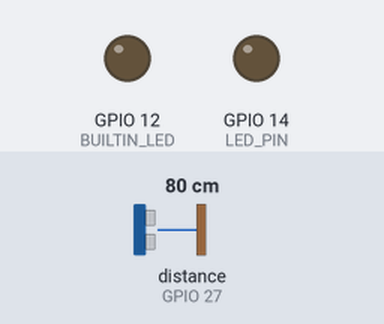
A sketch run on a simulated ESP32. On the bench: output pins drawn as LEDs (lit = HIGH). The test bench sets the inputs (shaded band); at power-on: distance to the obstacle (sensor on GPIO 27) 80 cm. The echo pulse lasts 58.3 µs per cm; WiFi joins after 1.5 s; servers stay silent unless stated; random numbers use the default seed unless the sketch sets one; no MQTT or app messages arrive unless stated; pins used as bus, display or sensor lines are not drawn; what the sketch prints to the serial monitor is not drawn.

Above: at 1.6 s.
Timing chart, 0 to 6.2 s (numbered marks = the images above):
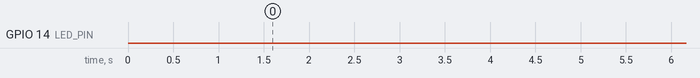

Measured:
- by itself, GPIO 14 (LED_PIN): LOW → HIGH at 11.6 s, → LOW 0.80 s later, → HIGH 0.40 s later, → LOW 0.40 s later, … (21 changes in this stretch)
- by itself, everything shown: repeats every 2.0 s, in 4 steps

The sketch:

esp.ino
```cpp
#include "Scheduler.h"
#include "AlarmTask.h"
#include "MeasurementTask.h"
#include "MainTask.h"
#include "CommTask.h"
#include "MessageSender.h"
#include "WaterMeasurement.h"
#include "Led.h"
#include "Task.h"
#include "config.h"

Scheduler scheduler;

void setup(){
  scheduler.init(SCHEDULER_PERIOD);

  WaterMeasurement* wm = new WaterMeasurement();
  MessageSender* ms = new MessageSender();
  Led* led = new Led(LED_PIN);

  AlarmTask* alarmTask = new AlarmTask(led);
  alarmTask->init(500);
  alarmTask->setActive(false);

  CommTask* commTask = new CommTask(wm, ms);
  commTask->init(5000);
  commTask->setActive(false);

  MeasurementTask* measurementTask = new MeasurementTask(wm, TRIG_PIN, ECHO_PIN);
  measurementTask->init(5000);
  measurementTask->setActive(true);

  MainTask* mainTask = new MainTask(wm, ms, commTask, measurementTask, alarmTask, led);
  mainTask->init(5000);
  mainTask->setActive(true);


  scheduler.addTask(alarmTask);
  scheduler.addTask(measurementTask);
  scheduler.addTask(mainTask);
  scheduler.addTask(commTask);

}

void loop(){
  scheduler.schedule();
}
```

AlarmTask.cpp
```cpp
#include "AlarmTask.h"
#include "Arduino.h"

/* Task for control the blinking of a led */
AlarmTask::AlarmTask(Light* led) {
    this->led = led;
}

void AlarmTask::init(int period) {
    Task::init(period);
    this->blinkState = OFF;
}

void AlarmTask::tick() {
    switch (blinkState) {
        case OFF: {
            led->switchOn();
            this->blinkState = ON;
            break;
        }

        case ON: {
            this->led->switchOff();
            this->blinkState = OFF;
            break;
        }
    }
}

void AlarmTask::setActive(int active) {
    Task::setActive(active);
    if (!active) {
        this->led->switchOff();
    }
}
```

AlarmTask.h
```cpp
#ifndef __ALARMTASK__
#define __ALARMTASK__

#include "Task.h"
#include "Led.h"

class AlarmTask: public Task {

private:
    Light* led;
    enum {ON, OFF} blinkState;

public:
    AlarmTask(Light* led);
    void setActive(int active);
    void init(int period);
    void tick();
};

#endif
```

CommTask.cpp
```cpp
#include "CommTask.h"
#include "Arduino.h"

CommTask::CommTask(WaterMeasurement* wm, MessageSender* ms) {
    this->wm = wm;
    this->ms = ms;
}

void CommTask::init(int period) {
    Task::init(period);

}

void CommTask::tick() {
    char cstr[16];
    itoa(this->wm->getWaterLevel(), cstr, 10);
    this->ms->sendMessage(cstr);
}
```

CommTask.h
```cpp
#ifndef __COMMTASK__
#define __COMMTASK__

#include "Task.h"
#include "WaterMeasurement.h"
#include "MessageSender.h"

class CommTask: public Task {

    private:
        WaterMeasurement* wm;
        MessageSender* ms;

    public:
        CommTask(WaterMeasurement* wm, MessageSender* ms);
        void init(int period);
        void tick();

};

#endif
```

Led.cpp
```cpp
#include "Led.h"
#include "Arduino.h"

Led::Led(int pin){
  this->pin = pin;
  this->active = false;
  pinMode(pin,OUTPUT);
}

void Led::switchOn(){
  digitalWrite(pin,HIGH);
  this->active = true;
}

void Led::switchOff(){
  digitalWrite(pin,LOW);
  this->active = false;
};

bool Led::isActive(){
   return this->active;
}
```

Led.h
```cpp
#ifndef __LED__
#define __LED__

#include "Light.h"

class Led: public Light {

public:
  Led(int pin);
  void switchOn();
  void switchOff();
  bool isActive();
private:
  int pin;
  bool active;
};

#endif
```

Light.h
```cpp
#ifndef __LIGHT__
#define __LIGHT__

class Light {

public:
  virtual void switchOn() = 0;
  virtual void switchOff() = 0;
  virtual bool isActive() = 0;
};

#endif
```

MainTask.cpp
```cpp
#include "MainTask.h"
#include "Arduino.h"

MainTask::MainTask(WaterMeasurement* wm, MessageSender* ms, CommTask* ct, MeasurementTask* mt, AlarmTask* at, Led* led) {
    this->wm = wm;
    this->ms = ms;
    this->ct = ct;
    this->mt = mt;
    this->at = at;
    this->led = led;
}

void MainTask::init(int period) {
    Task::init(period);
    this->externalState = INIT;
}

void MainTask::tick() {
    switch(this->externalState) {
        case(INIT): {
            Serial.println("INIT");
            this->mt->setActive(true);
            this->externalState = NORMAL;
            break;
        }

        case(NORMAL): {
            Serial.println("NORMAL");
            int waterLevel = this->wm->getWaterLevel();

            if (waterLevel >= 400 && waterLevel < 460) {
                this->at->setActive(true);
                this->ct->init(PERIOD_2);
                this->ct->setActive(true);
                this->externalState = PREALARM;
                this->sendStateChangingLevel(waterLevel);
            }
            else if (waterLevel >= 460) {
                this->led->switchOn();
                this->ct->init(PERIOD_1);
                this->ct->setActive(true);
                this->externalState = ALARM;
                this->sendStateChangingLevel(waterLevel);
            }
            break;
        }

        case(PREALARM): {
            Serial.println("PREALARM");
            int waterLevel = this->wm->getWaterLevel();

            if (waterLevel < 400) {
                this->at->setActive(false);
                this->ct->setActive(false);
                this->externalState = NORMAL;
                this->sendStateChangingLevel(waterLevel);
            }
            else if (waterLevel >= 460) {
                this->at->setActive(false);
                this->ct->init(PERIOD_1);
                this->ct->setActive(true);
                this->led->switchOn();
                this->externalState = ALARM;
                this->sendStateChangingLevel(waterLevel);
            }

            break;
        }

        case(ALARM): {
            Serial.println("ALARM");
            int waterLevel = this->wm->getWaterLevel();

            if (waterLevel < 400) {
                this->led->switchOff();
                this->ct->setActive(false);
                this->externalState = NORMAL;
                this->sendStateChangingLevel(waterLevel);
            }
            else if (waterLevel >= 400 && waterLevel < 460) {
                this->at->setActive(true);
                this->ct->init(PERIOD_2);
                this->ct->setActive(true);
                this->led->switchOff();
                this->externalState = PREALARM;
                this->sendStateChangingLevel(waterLevel);
            }
            break;
        }
    }
}

void MainTask::sendStateChangingLevel(int level){
  char cstr[16];
  itoa(level, cstr, 10);
  this->ms->sendMessage(cstr);
}
```

MainTask.h
```cpp
#ifndef __MAINTASK__
#define __MAINTASK__

#include "Task.h"
#include "WaterMeasurement.h"
#include "CommTask.h"
#include "MeasurementTask.h"
#include "AlarmTask.h"
#include "Led.h"


class MainTask: public Task {

    private:
        const int PERIOD_1 = 5000;
        const int PERIOD_2 = 10000;
        WaterMeasurement* wm;
        MessageSender* ms;
        CommTask* ct;
        MeasurementTask* mt;
        Light* led;
        AlarmTask* at;
        void sendStateChangingLevel(int);
        enum {INIT, NORMAL, PREALARM, ALARM} externalState;

    public:
        MainTask(WaterMeasurement* wm, MessageSender* ms, CommTask* ct, MeasurementTask* mt, AlarmTask* at, Led* led);
        void init(int period);
        void tick();

};

#endif
```

MeasurementTask.cpp
```cpp
#include "MeasurementTask.h"


MeasurementTask::MeasurementTask(WaterMeasurement* wm, int trigPin, int echoPin){
    this->sonar = new SonarImpl(echoPin, trigPin);
    this->wm = wm;
}

void MeasurementTask::init(int period){
    Task::init(period);
    this->internalState = INIT;
}

void MeasurementTask::tick() {
    switch(this->internalState) {
        case(INIT): {

            this->internalState = RUNNING;
            break;
        }

        case(RUNNING): {
            this->wm->insertWaterData(this->sonar->readDistance());

            break;
        }
    }
}
```

MeasurementTask.h
```cpp
#ifndef __MEASUREMENTTASK__
#define __MEASUREMENTTASK__

#include "Task.h"
#include "SonarImpl.h"
#include "WaterMeasurement.h"

class MeasurementTask: public Task {

private:
    Sonar* sonar;
    WaterMeasurement* wm;
    enum {INIT, RUNNING} internalState;

public:
    MeasurementTask(WaterMeasurement* wm, int trigPin, int echoPin);
    void init(int period);
    void tick();
};

#endif
```

MessageSender.cpp
```cpp
#include "MessageSender.h"

WiFiClient espClient;

void callback(char* topic, byte* payload, unsigned int length) {
  Serial.print("Message arrived [");
  Serial.print(topic);
  Serial.print("] ");
  for (int i = 0; i < length; i++) {
    Serial.print((char)payload[i]);
  }
  Serial.println();

  if ((char)payload[0] == '1') {
    digitalWrite(BUILTIN_LED, LOW);

  } else {
    digitalWrite(BUILTIN_LED, HIGH);
  }
}

MessageSender::MessageSender() {
  this->mqttClient = new PubSubClient(espClient);
  pinMode(BUILTIN_LED, OUTPUT);
  Serial.begin(115200);
  this->setupWifi();
  this->mqttClient->setServer(MQTT_SERVER, 1883);
  this->reconnect();
}

void MessageSender::setupWifi() {
  delay(10);

  Serial.println();
  Serial.print("Connecting to ");
  Serial.println(SSID);

  WiFi.mode(WIFI_STA);
  WiFi.begin(SSID, PASSWORD);

  while (WiFi.status() != WL_CONNECTED) {
    delay(500);
    Serial.print(".");
  }

  randomSeed(micros());

  Serial.println("");
  Serial.println("WiFi connected");
  Serial.println("IP address: ");
  Serial.println(WiFi.localIP());
}

void MessageSender::reconnect() {
  if (!this->mqttClient->connected()) {
    Serial.print("Attempting MQTT connection...");

    // Create a random client ID
    String clientId = "ESPClient-";
    clientId += String(random(0xffff), HEX);

    // Attempt to connect
    if (this->mqttClient->connect(clientId.c_str())) {
      Serial.println("connected");
    } else {
        Serial.print("failed, rc=");
        Serial.print(this->mqttClient->state());
        Serial.println("try again in 5 seconds");
    }
  }
}

void MessageSender::sendMessage(char* waterLevel) {
    Serial.println(String("STAMPO ") + waterLevel);
    this->reconnect();
    if(this->mqttClient->connected()){
      this->mqttClient->publish(TOPIC, waterLevel);
    } else {
      Serial.println("Non connesso");
    }

}
```

MessageSender.h
```cpp
#ifndef __MESSAGESENDER__
#define __MESSAGESENDER__

#include <WiFi.h>
#include <PubSubClient.h>
#include "Arduino.h"

#define BUILTIN_LED 12

class MessageSender {

    private:
        const char* SSID = "Eros1969";
        const char* PASSWORD = "NMJygjcimBEcjbMF";
        const char* MQTT_SERVER = "79.40.140.154";
        const char* TOPIC = "water_level";
        PubSubClient* mqttClient;

        void setupWifi();
        void reconnect();

    public:
        MessageSender();
        void sendMessage(char* waterLevel);
};


#endif
```

Scheduler.cpp
```cpp
#include "Scheduler.h"
#include <Ticker.h>
#include "Arduino.h"

volatile bool timerFlag;
Ticker timer;

void timerHandler(void){
    timerFlag = true;
}

void Scheduler::init(int basePeriod){
  this->basePeriod = basePeriod;
  timerFlag = false;
  long period = 1000l*basePeriod;

  timer.attach_ms(500, timerHandler);
  this->tasksNumber = 0;
}

bool Scheduler::addTask(Task* task){
  if (this->tasksNumber < MAX_TASKS-1){
    this->taskList[this->tasksNumber] = task;
    this->tasksNumber++;
    return true;
  } else {
    return false;
  }
}

/* This methods schedule the Tasks if activated */
void Scheduler::schedule(){
  while (!timerFlag){}
  timerFlag = false;

  for (int i = 0; i < this->tasksNumber; i++){
    if (this->taskList[i]->isActive() && this->taskList[i]->updateAndCheckTime(this->basePeriod)){
      this->taskList[i]->tick();
    }
  }
}
```

Scheduler.h
```cpp
#ifndef __SCHEDULER__
#define __SCHEDULER__

#include "Task.h"

#define MAX_TASKS 20

class Scheduler {

  int basePeriod;
  int tasksNumber;
  Task* taskList[MAX_TASKS];

public:
  void init(int basePeriod);
  virtual bool addTask(Task* task);
  virtual void schedule();
};

#endif
```

Sonar.h
```cpp
#ifndef __SONAR__
#define __SONAR__

class Sonar {

public:
    virtual int readDistance() = 0;
    virtual int durationToDistance(float duration) = 0;
};

#endif
```

SonarImpl.cpp
```cpp
#include "SonarImpl.h"
#include "Arduino.h"

SonarImpl::SonarImpl(int echoPin, int triggerPin){
    this->echoPin = echoPin;
    this->triggerPin = triggerPin;

    pinMode(echoPin, INPUT);
    pinMode(triggerPin, OUTPUT);
}

int SonarImpl::readDistance(){
    digitalWrite(this->triggerPin, LOW);
    delayMicroseconds(5);
    digitalWrite(this->triggerPin, HIGH);
    delayMicroseconds(10);
    digitalWrite(this->triggerPin, LOW);

    float duration = pulseIn(echoPin, HIGH ,60000);

    int distance = this->durationToDistance(duration);

    return distance;
}

int SonarImpl::durationToDistance(float duration){
   const float sound_velocity = (331.45 + 0.62 * TEMPERATURE);
   float timeElapsed = duration / 1000.0 / 1000.0 / 2;

   return (int)(timeElapsed * sound_velocity*100.0);
}
```

SonarImpl.h
```cpp
#ifndef __SONARIMPL__
#define __SONARIMPL__

#include "Sonar.h"

class SonarImpl : public Sonar {

public:
    SonarImpl(int echoPin, int triggerPin);
    int readDistance();

private:
    const int TEMPERATURE = 20;
    int durationToDistance(float duration);

    int echoPin;
    int triggerPin;
};

#endif
```

Task.h
```cpp
#ifndef __TASK__
#define __TASK__

class Task {

private:
    int myPeriod;
    int timeElapsed;
    bool active;
    bool done;

public:
    virtual void init(int period) {
        this->myPeriod = period;
        this->timeElapsed = 0;
        this->active = false;
        this->done = false;
    }

    virtual void tick() = 0;

    virtual bool updateAndCheckTime(int basePeriod) {
        this->timeElapsed += basePeriod;

        if (this->timeElapsed >= this->myPeriod) {
            this->timeElapsed = 0;
            return true;
        } else {
            return false;
        }
    }

    virtual bool isActive() {
        return active;
    }

    /* This methods sets the task active or deactive */
    virtual void setActive(bool newActive) {
        this->timeElapsed = 0;
        this->active = newActive;
        if (newActive) {
            this->done = false;
        }
    }

    virtual bool isDone() {
        return this->done;
    }

    /* This methods set the task on the state Done */
    virtual void setDone() {
        this->done = true;
    }

};

#endif
```

WaterMeasurement.cpp
```cpp
#include "WaterMeasurement.h"

WaterMeasurement::WaterMeasurement(){
    this->waterLevel = 0;
}

int WaterMeasurement::getWaterLevel(){
    return this->waterLevel;
}

void WaterMeasurement::insertWaterData(int distance){
    this->waterLevel = BRIDGE_HEIGHT - distance;
}
```

WaterMeasurement.h
```cpp
#ifndef __WATERMEASUREMENT__
#define __WATERMEASUREMENT__

class WaterMeasurement {

private:
    const int BRIDGE_HEIGHT = 500;
    int waterLevel;

public:
    WaterMeasurement();
    int getWaterLevel();
    void insertWaterData(int distance);
};

#endif
```

config.h
```cpp
#define SCHEDULER_PERIOD 500
#define TRIG_PIN
#define ECHO_PIN

#define LED_PIN 14 //D2
#define TRIG_PIN 26 //D1
#define ECHO_PIN 27 //D3
```
